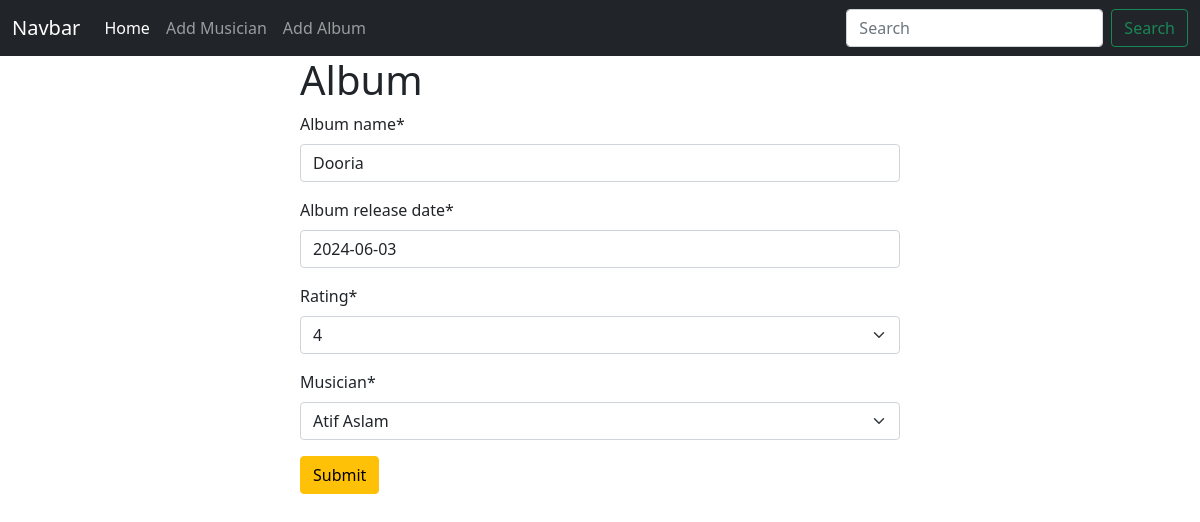
Screenshot of /album/edit/10 with the database file from the repository.
### album/models.py (models this page shows, shortened)
class Album(models.Model):
    CHOICES = [
        ('1', '1'),
        ('2', '2'),
        ('3', '3'),
        ('4', '4'),
        ('5', '5'),
    ]
    album_name = models.CharField(max_length=50)
    album_release_date= models.DateField()
    rating= models.CharField(max_length=20, choices=CHOICES)
    musician = models.ForeignKey(Musician, on_delete=models.CASCADE)

### album/views.py (the view)
# urls.py: path('edit/<int:id>', views.edit, name='edit'),
def edit(request, id):
    album=models.Album.objects.get(pk=id)
    album_form = froms.AlbumForm(instance=album)
    if request.method=='POST':
        album_form = froms.AlbumForm(request.POST,instance=album)
        if album_form.is_valid():
            album_form.save()
            return redirect('home')
    return render(request, 'add_album.html', {'form' : album_form})

### album/froms.py
class AlbumForm(forms.ModelForm):
    class Meta:
        model = Album
        fields = '__all__'

### musician/models.py (called while the page is built)
    def __str__(self):
        return f'{self.first_name} {self.last_name}'

### album/templates/add_album.html (shortened to what this page needs)
{% extends 'base.html' %}
{%  load crispy_forms_tags %}
{% block content %}
<form style="width:50% ; margin : auto" method="post">
    <h1>Album</h1>
{{form | crispy}}
<button class="btn btn-warning">Submit</button>
</form>
{% endblock %}

### rows the page displays
Album: album_name "Dooria", album_release_date "2024-06-03", rating "4", musician "Atif Aslam"
